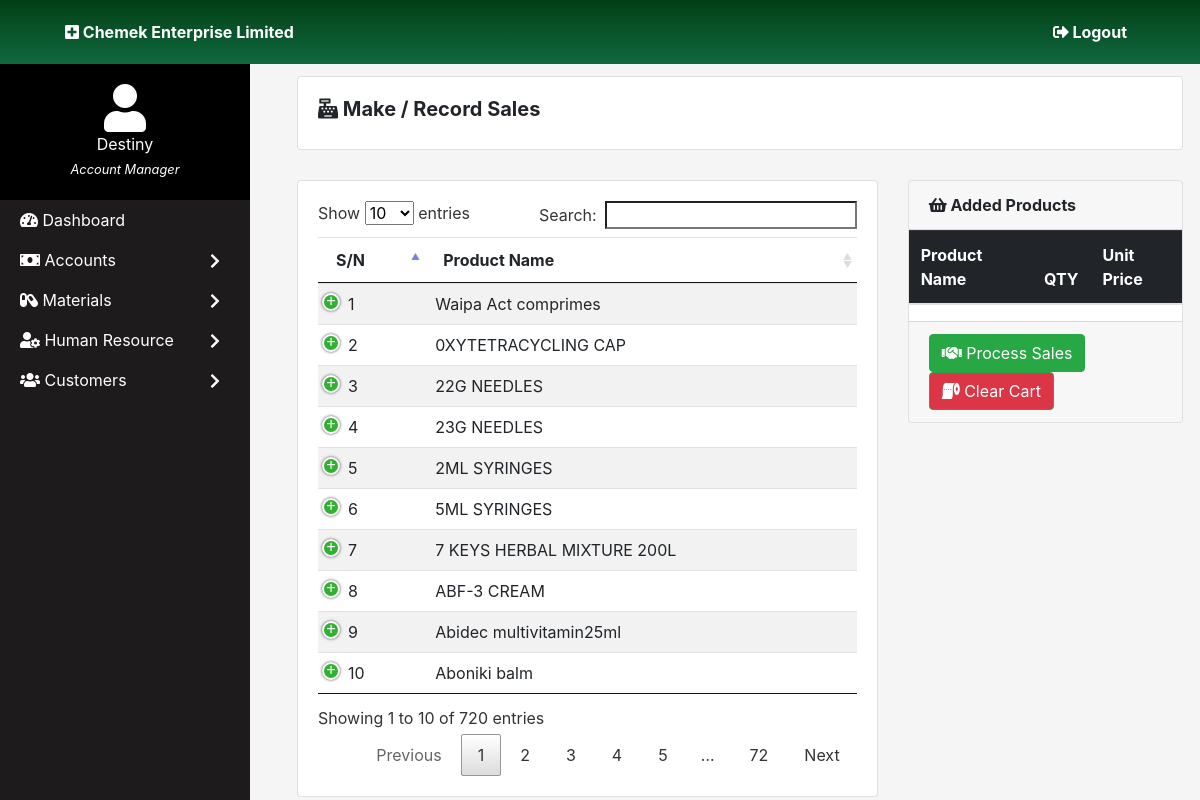
/sales.php (signed in), run on the app's committed database.
### tables this page shows
CREATE TABLE `product` (
  `prod_id` int(11) NOT NULL,
  `prod_name` varchar(100) NOT NULL,
  `prod_desc` varchar(500) NOT NULL,
  `prod_cost_price` decimal(10,2) NOT NULL,
  `prod_price` decimal(10,2) NOT NULL,
  `exp_date` varchar(100) NOT NULL,
  `prod_pic` varchar(300) NOT NULL,
  `cat_id` int(11) NOT NULL,
  `prod_qty` int(11) NOT NULL,
  `branch_id` int(11) NOT NULL,
  `reorder` int(11) NOT NULL,
  `supplier_id` int(11) NOT NULL,
  `serial` varchar(200) NOT NULL
);

### sales.php (the view, shortened to what this page needs)
<!DOCTYPE html>
<html>
<head>
    <link rel="stylesheet" type="text/css" media="screen" href="bootstrap4/css/bootstrap.css">
    <link rel="stylesheet" type="text/css" media="screen" href="plugs/DataTables/datatables.min.css">
    <link href="fa_dir/css/all.css" rel="stylesheet">
    <link rel="stylesheet" type="text/css" media="screen" href="css/main.css">
</head>
<body id="sales_body">
<?php
include_once "head.php";
include_once "side_nav.php";
?>
<div style="max-width:100%; z-index:-1;">
<div class="content">
<div class="container">
        <div class="row">
            <div class="col-md-12">
                <div class="card">
                    <div class="card-body">
                        <h5>
                            <strong>
                                <i class="fa fa-cash-register"></i> Make / Record Sales
                            </strong>
                        </h5>
                    </div>
                </div>
            </div>
        </div>
</div>
    <div class="container" style="margin-top:30px;">
        <div class="row">
            <div class="col-md-8">
                <div class="card">
                    <div class="card-body">
                        <?php
                             $queryCheck = $conn->query("SELECT * FROM product ORDER BY prod_name ASC");
                             $count = 1;
                        ?>
                        <div class="table-responsive-sm text-nowrap"  style="width:100%; max-heigth:100px; overflow:scrollY;">
                            <table id="pro_table" data-order='[[ 0, "asc" ]]' data-page-length='10' class="table table-hover table-striped table-sm pro_content" >
                                <thead>
                                    <tr>
                                        <th>S/N</th>
                                        <th>Product Name</th>
                                    </tr>
                                </thead>
                                <tbody>
                                <?php
                                    while($data = $queryCheck->fetch_assoc()){
                                    ?>
                                    <tr>
                                        <td><?php echo $count; ?></td>
                                        <td><?php echo $data['prod_name']; ?></td>
                                    </tr>
                                    <?php
                                        $count++;
                                    }
                                    ?>
                                </tbody>
                            </table>
                    </div>
                </div>
            </div>
            </div>
            <div class="col-md-4">
                <div class="card">
                    <div class="card-header">
                        <strong>
                            <i class="fa fa-shopping-basket"></i> Added Products
                        </strong>
                    </div>
                    <div class="card-body" style="padding:0;">
                        <div>
                            <table class="table table-hover">
                                <thead class="table-dark">
                                    <tr>
                                        <th>Product Name</th>
                                        <th>QTY</th>
                                        <th>Unit Price</th>
                                    </tr>
                                </thead>
                            </table>
                        </div>
                    </div>
                    <div class="card-footer">
                        <a class="btn btn-success bg-success" id="process_btn" style="color:white;">
                            <i class="fa fa-handshake"></i> Process Sales
                        </a>
                        <a class="btn btn-success bg-danger" id="clearcart_btn" style="color:white;">
                            <i class="fa fa-toilet-paper"></i> Clear Cart
                        </a>
                    </div>
                </div>
            </div>
    </div>
</div>
</body>
</html>

### fa_dir/css/all.css (style rules this page uses)
.fa, .fas, .far, .fal, .fab { -moz-osx-font-smoothing: grayscale; -webkit-font-smoothing: antialiased; display: inline-block; font-style: normal; font-variant: normal; text-rendering: auto; line-height: 1; }
.fa-cash-register:before { content: "\f788"; }
.fa-handshake:before { content: "\f2b5"; }
.fa-shopping-basket:before { content: "\f291"; }
.fa-toilet-paper:before { content: "\f71e"; }
.fa, .fas { font-family: 'Font Awesome 5 Free'; font-weight: 900; }

### css/main.css (style rules this page uses)
* { margin: 0; padding: 0; }
body { background-color: rgb(245, 245, 245); }
.content { margin-left: 280px; width: auto; }
table.dataTable thead .sorting:after, table.dataTable thead .sorting:before, table.dataTable thead .sorting_asc:after, table.dataTable thead .sorting_asc:before, table.dataTable thead .sorting_asc_disabled:after, table.dataTable thead .sorting_asc_disabled:before, table.dataTable thead .sorting_desc:after, table.dataTable thead .sorting_desc:before, table.dataTable thead .sorting_desc_disabled:after, table.dataTable thead .sorting_desc_disabled:before { bottom: .5em; }

### data on the page
product: prod_name "Waipa Act comprimes"
product: prod_name "0XYTETRACYCLING CAP"
product: prod_name "22G NEEDLES"
product: prod_name "23G NEEDLES"
product: prod_name "2ML SYRINGES"
product: prod_name "5ML SYRINGES"
product: prod_name "7 KEYS HERBAL MIXTURE 200L"
product: prod_name "ABF-3 CREAM"
product: prod_name "Abidec multivitamin25ml"
product: prod_name "Aboniki balm"

### other printed values
$fulname "Destiny"
$design "Account Manager"
